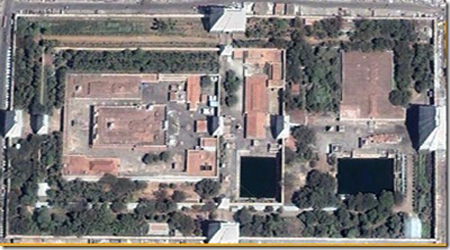
#> input picture map.jpg, 450 x 250 px, found by its file name
$ python sift_slidingWindow.py
#> lines starting #> are read from the running program, lines starting #| are printed output that depends on the picture; after the words box and inside, x2 and y2 are one past the last pixel; in counts of white or black regions, pixels touching at a corner belong together
import numpy as np
import cv2
import glob


bf = cv2.BFMatcher()
flann =cv2.FlannBasedMatcher()
sift = cv2.xfeatures2d.SIFT_create() # opencv 3
I1 = cv2.imread('/home/alireza/Documents/Geo-Localization/map.jpg')
#> I1 is the input picture: shape (250, 450, 3); mean B, G, R 122.1, 123, 127.8
G1 = cv2.cvtColor(I1,cv2.COLOR_BGR2GRAY)
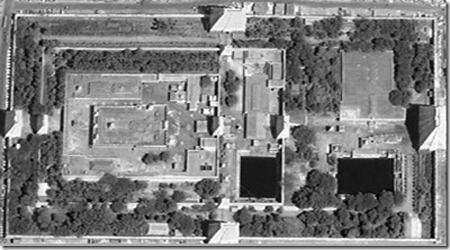
#> G1: shape (250, 450); min 0, max 255, mean 124.3
I_copy = I1.copy()
keypoints1, desc1 = sift.detectAndCompute(G1, None); # opencv 3
#> keypoints1 = 2550 keypoints; strongest (x, y, size): (18, 146, 2.9), (216, 136, 1.8), (280, 141, 3.2), (216, 108, 2.7)
fnames=glob.glob("/home/alireza/Documents/Geo-Localization/slidingWindows/*.jpg")
fnames.sort()

cv2.namedWindow("result",cv2.WINDOW_NORMAL)
cv2.namedWindow("distance",cv2.WINDOW_NORMAL)

for fname in fnames:
        # print(fname)
        window=cv2.imread(fname,cv2.COLOR_BGR2GRAY)
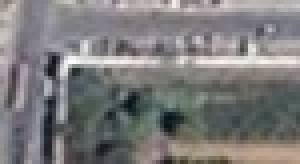
#> input picture slidingWindows/00.jpg, 75 x 41 px (shown 4 times larger)
#> window is the input picture: shape (41, 75, 3); mean B, G, R 123.3, 123.3, 124.6

        keypoints2, desc2 = sift.detectAndCompute( window, None );  # opencv 3
#> keypoints2 = 58 keypoints; strongest (x, y, size): (19, 18, 1.9), (16, 17, 2), (17, 15, 2.5), (13, 17, 2.4)

        matches = bf.knnMatch( desc1, desc2, k=2 )
#> matches = 2550 matches
        # matches = flann.knnMatch(desc1, desc2 ,k=2)
        good_matches = []
        points = []
        alpha = 0.25
        for m1, m2 in matches:
            # m1 is the best match
            # m2 is the second best match
            if m1.distance < alpha * m2.distance:
                good_matches.append( m1 )
#> after the loop, good_matches = 36 matches

        # apply RANSAC
        points1 = [keypoints1[m.queryIdx].pt for m in good_matches]
#> points1 = 36 pairs, first value 3.31 to 66.14, second value 5.01 to 35.83
        points1 = np.array( points1, dtype=np.float32 )

        points2 = [keypoints2[m.trainIdx].pt for m in good_matches]
#> points2 = 36 pairs, first value 3.3 to 66.14, second value 5.02 to 35.8
        points2 = np.array( points2, dtype=np.float32 )
        points.append(points1)
        H, mask = cv2.findHomography( points1, points2, cv2.RANSAC, 5.0 )  # 5 pixels margin
#> H = [[1, -0.000151, 0.011], [5.56e-05, 1, 0.0045], [-4.6e-08, -5.2e-06, 1]]; mask = 36 values from 1 to 1
        mask = mask.ravel().tolist()
        # print( mask )

        good_matches = [m for m, msk in zip( good_matches, mask ) if msk == 1]
        I = cv2.drawMatches( I1, keypoints1, window, keypoints2, good_matches,None,flags=2 )
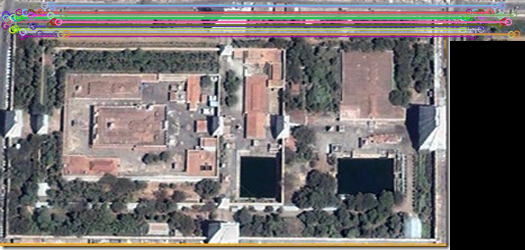
#> I: shape (250, 525, 3); mean B, G, R 108.4, 108.9, 114.2
        cv2.imshow("result",I)
        cx=0
        cy=0

        for k in range(len(points[0])):
            # cv2.circle(I1,(int(points[0][k][0]),int(points[0][k][1])),2,(0,0,255),-1)
            cx+=int(points[0][k][0])
            cy+=int(points[0][k][1])
#> this loop made 36 passes
#> (cx, cy) on passes 1 to 12: (3, 18), (6, 36), (10, 61), (15, 75), (20, 92), (28, 113), (40, 142), (52, 167), (64, 184), (79, 212), (94, 229), (111, 244)
#> after the loop, cx = 1100; cy = 704
        cx=cx//len(points[0])
#> cx = 30
        cy=cy//len(points[0])
#> cy = 19
        cv2.circle( I_copy, (cx, cy), 8, (0, 0, 255), -1 )
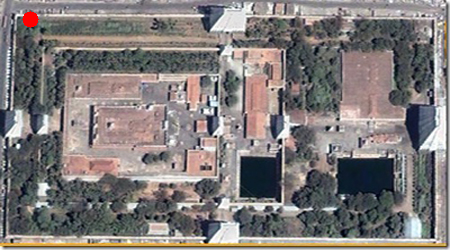
#> I_copy: shape (250, 450, 3); 0.18% of pixels changed, all inside (x1, y1, x2, y2) = (22, 11, 39, 28)
        cv2.line(I_copy,(0,0),(cx,cy),(255,0,0),2)
#> I_copy: shape (250, 450, 3); 0.1% of pixels changed, all inside (x1, y1, x2, y2) = (0, 0, 32, 21)
        cv2.imshow("distance",I_copy)
        cv2.waitKey(0)
#> pass 2 of the loop `for fname in fnames:`:
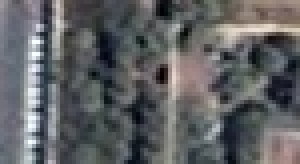
#> input picture slidingWindows/01.jpg, 75 x 41 px (shown 4 times larger)
#> window is the input picture: shape (41, 75, 3); mean B, G, R 99.6, 97.6, 96.3
#> keypoints2 = 74 keypoints; strongest (x, y, size): (40, 19, 2.4), (11, 9, 1.9), (8, 24, 2.8), (11, 12, 1.9)
#> after the loop `for m1, m2 in matches:`: good_matches = 40 matches
#> points1 = 40 pairs, first value 4.3 to 67.52, second value 46.41 to 74.13
#> points2 = 40 pairs, first value 4.31 to 67.5, second value 5.39 to 33.11
#> H = [[1, 0.0015, -0.0821], [-0.000219, 1, -41.11], [-1.55e-06, 3.78e-05, 1]]; mask = 40 values from 1 to 1
#> `I = cv2.drawMatches( I1, keypoints1, window, keypoints2, good_matches,..`:
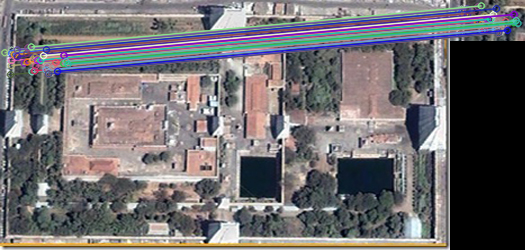
#> I: shape (250, 525, 3); mean B, G, R 111.8, 108.8, 112
#> the loop `for k in range(len(points[0])):` made 40 passes
#> (cx, cy) on passes 1 to 8: (4, 52), (14, 126), (24, 191), (35, 240), (46, 289), (57, 341), (68, 401), (82, 455)
#> after the loop `for k in range(len(points[0])):`: cx = 1386; cy = 2385
#> `cx=cx//len(points[0])`: cx = 34
#> `cy=cy//len(points[0])`: cy = 59
#> `cv2.line(I_copy,(0,0),(cx,cy),(255,0,0),2)`:
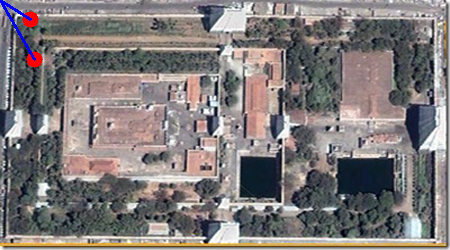
#> I_copy: shape (250, 450, 3); mean B, G, R 122.2, 122.3, 128
#> pass 3 of the loop `for fname in fnames:`:
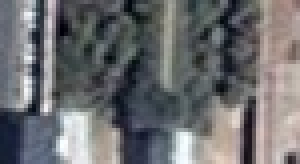
#> input picture slidingWindows/02.jpg, 75 x 41 px (shown 4 times larger)
#> window is the input picture: shape (41, 75, 3); mean B, G, R 111.9, 109.5, 108.8
#> keypoints2 = 74 keypoints; strongest (x, y, size): (11, 27, 2), (9, 17, 2.3), (9, 9, 2.4), (12, 6, 2)
#> after the loop `for m1, m2 in matches:`: good_matches = 49 matches
#> points1 = 49 pairs, first value 6.55 to 65.87, second value 90.45 to 117.1
#> points2 = 49 pairs, first value 6.54 to 65.84, second value 8.45 to 35.17
#> H = [[0.995, -0.00212, 0.193], [0.00158, 0.992, -81.3], [3.3e-05, -6.66e-05, 1]]; mask = 49 values from 1 to 1
#> `I = cv2.drawMatches( I1, keypoints1, window, keypoints2, good_matches,..`:
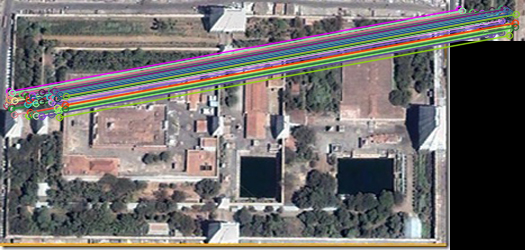
#> I: shape (250, 525, 3); mean B, G, R 107.8, 109.1, 112.7
#> the loop `for k in range(len(points[0])):` made 49 passes
#> (cx, cy) on passes 1 to 8: (6, 105), (12, 207), (20, 306), (28, 405), (37, 496), (46, 591), (55, 686), (66, 794)
#> after the loop `for k in range(len(points[0])):`: cx = 1722; cy = 4964
#> `cx=cx//len(points[0])`: cx = 35
#> `cy=cy//len(points[0])`: cy = 101
#> `cv2.line(I_copy,(0,0),(cx,cy),(255,0,0),2)`:
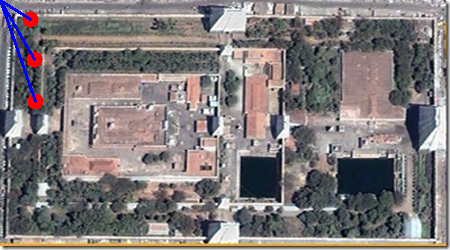
#> I_copy: shape (250, 450, 3); mean B, G, R 122.4, 122, 128

cv2.destroyAllWindows()
